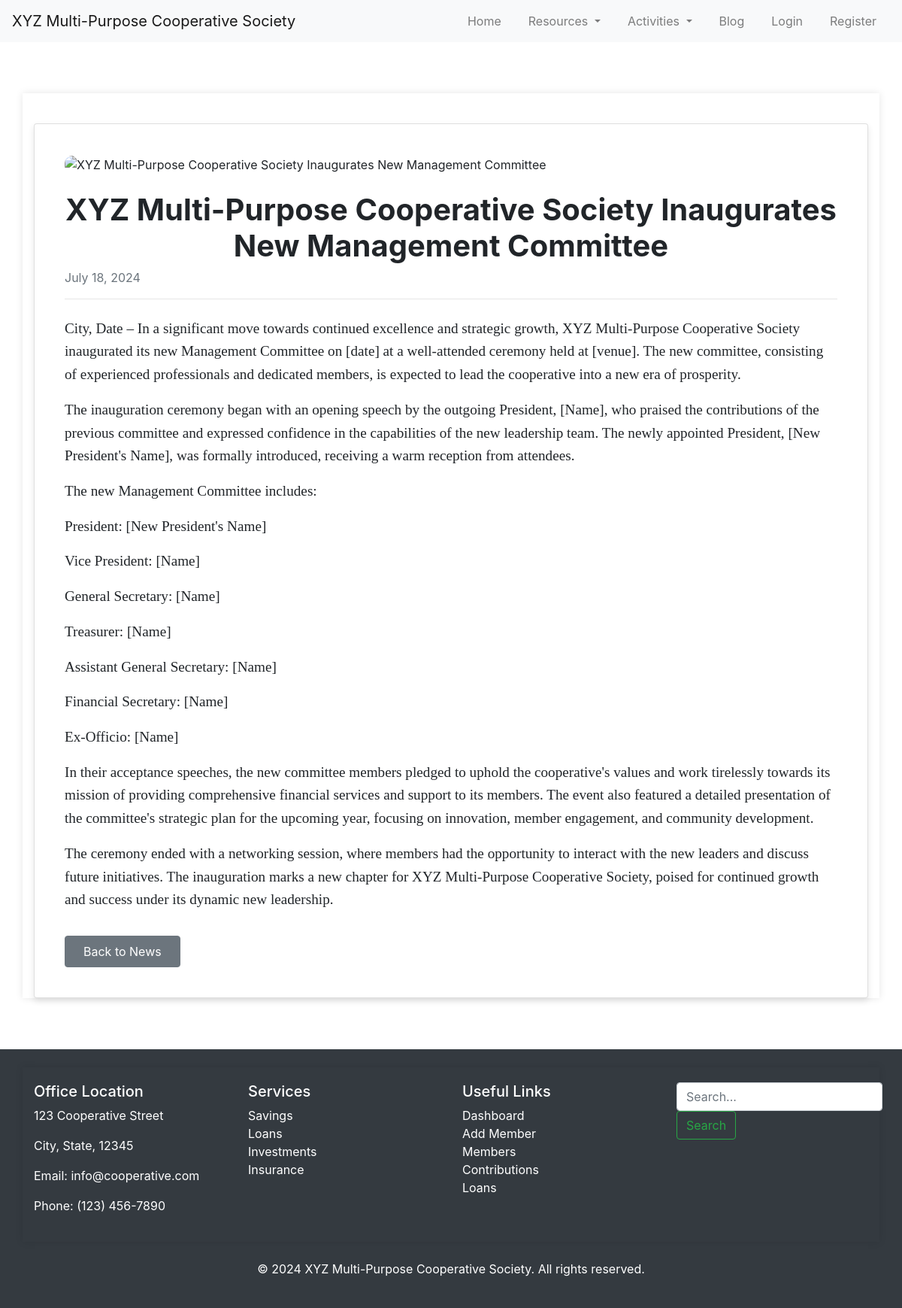
The page /news/2 on the database its author committed.
### models.py (models this page shows)
class News(db.Model):
    id = db.Column(db.Integer, primary_key=True)
    title = db.Column(db.String(200), nullable=False)
    content = db.Column(db.Text, nullable=False)
    thumbnail =  db.Column(db.String(255), nullable=True)
    date_added = db.Column(db.DateTime, nullable=False, default=datetime.utcnow)

### routes.py (the view)
@app.route('/news/<int:news_id>')
def news_detail(news_id):
    news_item = News.query.get_or_404(news_id)
    news = News.query.all()
    return render_template('news_detail.html',
                           news_item=news_item,
                           news=news)

### templates/news_detail.html
{% extends "base.html" %}
{% block content %}
<div class="container mt-5">
    <div class="row">
        <div class="col-12">
            <div class="card blog-post-card">
                <div class="card-body">
                    <div class="thumbnail mb-4">
                        <img src="{{ url_for('static', filename=news.thumbnail) }}" alt="{{ news_item.title }}" class="img-fluid">
                    </div>
                    <h2 class="card-title display-4">{{ news_item.title }}</h2>
                    <p class="card-subtitle text-muted">{{ news_item.date_added.strftime('%B %d, %Y') }}</p>
                    <hr>
                    <div class="card-text content mt-4">
                        {% for paragraph in news_item.content.split('\n') %}
                            <p>{{ paragraph }}</p>
                        {% endfor %}
                    </div>
                    <a href="{{ url_for('blog') }}" class="btn btn-secondary mt-3">Back to News</a>
                </div>
            </div>
        </div>
    </div>
</div>
{% endblock %}

### static/style.css (style rules this page uses)
body { font-family: Arial, sans-serif; margin: 0; padding: 0; }
body { font-family: Arial, sans-serif; margin: 0; padding: 0; background-color: #f4f4f4; }
.container { width: 80%; margin: 0 auto; padding: 20px; box-shadow: 0 0 10px rgba(0, 0, 0, 0.1); }
h2 { text-align: center; margin-bottom: 20px; }
.content { font-family: 'Georgia', serif; font-size: 1.2rem; line-height: 1.6; }
.content p { margin-bottom: 1rem; }
h2, p { transition: all 0.3s ease; }
.card { transform: translateY(20px); transition: all 0.5s ease-in-out; }
.blog-post-card { border: none; border-radius: 10px; box-shadow: 0 4px 8px rgba(0, 0, 0, 0.1); padding: 20px; background-color: #fff; }
.blog-post-card .thumbnail img { width: 100%; height: auto; border-radius: 10px; }
.blog-post-card .card-title { font-size: 2.5rem; font-weight: bold; }
.blog-post-card .card-subtitle { font-size: 1rem; color: #6c757d; }
.blog-post-card .content p { font-size: 1.2rem; line-height: 1.6; margin-bottom: 1rem; }
.blog-post-card .btn { font-size: 1rem; padding: 0.5rem 1.5rem; }

### rows shown on the page
News: title "XYZ Multi-Purpose Cooperative Society Inaugurates New Management Committee", date_added "July 18, 2024"

### other values the page prints
{{ paragraph }} "The new Management Committee includes:" "President: [New President's Name]" "Vice President: [Name]" "General Secretary: [Name]" "Treasurer: [Name]" "Assistant General Secretary: [Name]" "Financial Secretary: [Name]" "Ex-Officio: [Name]"
